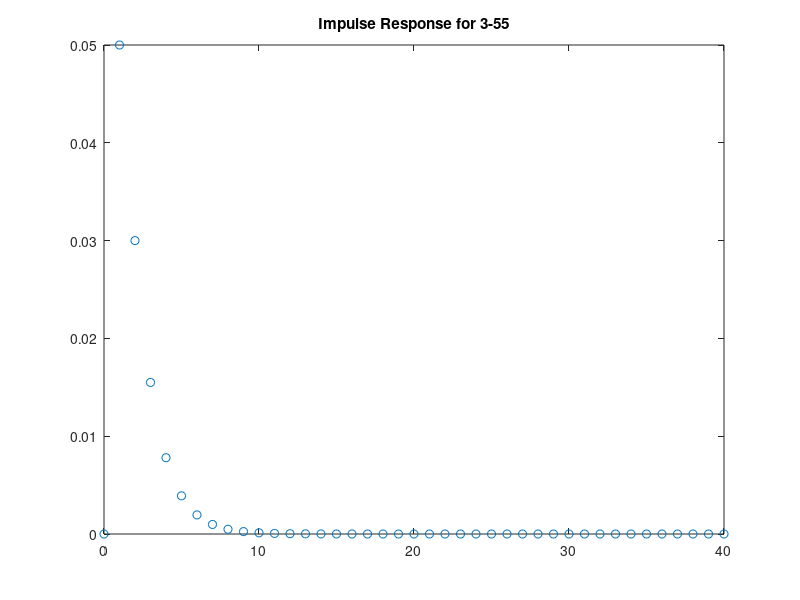
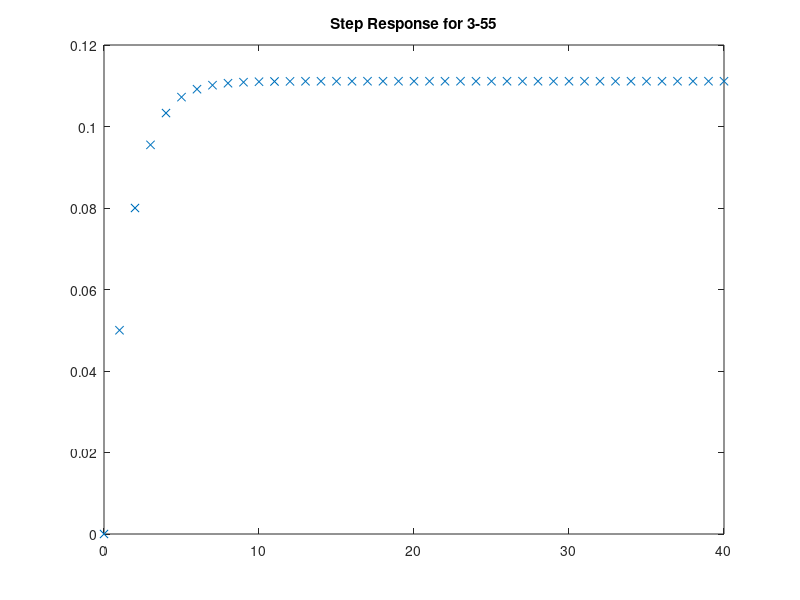
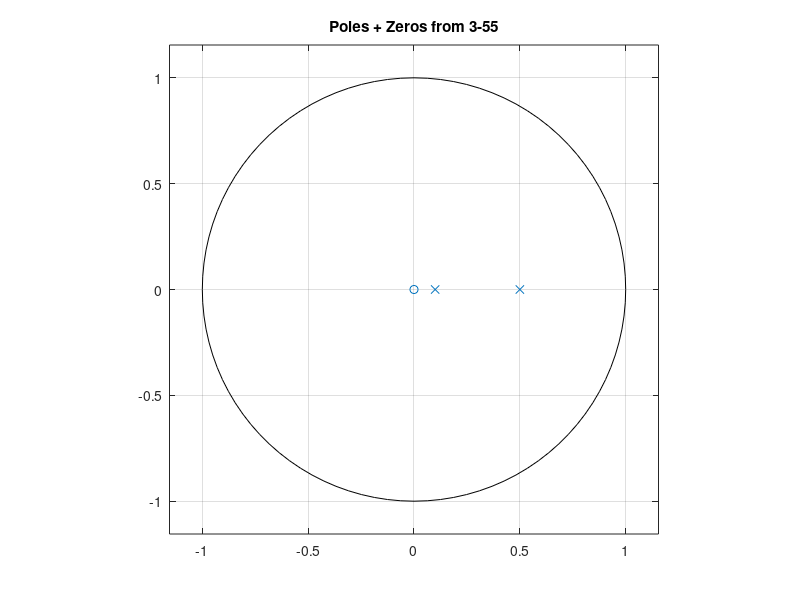

Here is the MATLAB script that generated these plots, in order:
% Example 3_55 
% EECE 5510 - Marquette University
%
% Sep-2019
%
num = [0  0.05  0];      % numerator
den = [1 -0.6  0.05 ];  % denominator

x= [1 zeros(1,40)];  % kronecker delta input
x1 = [1 ones(1,40)]; % unit step
y = filter( num, den, x);  % This is an IIR filter
y1 = filter( num, den, x1); 

figure();
k=0:40; % x-axis for plot
plot(k,y, 'o');
title('Impulse Response for 3-55');

figure();
plot(k,y1, 'x');
title('Step Response for 3-55');

figure();
zplane(num,den);
title('Poles + Zeros from 3-55');
